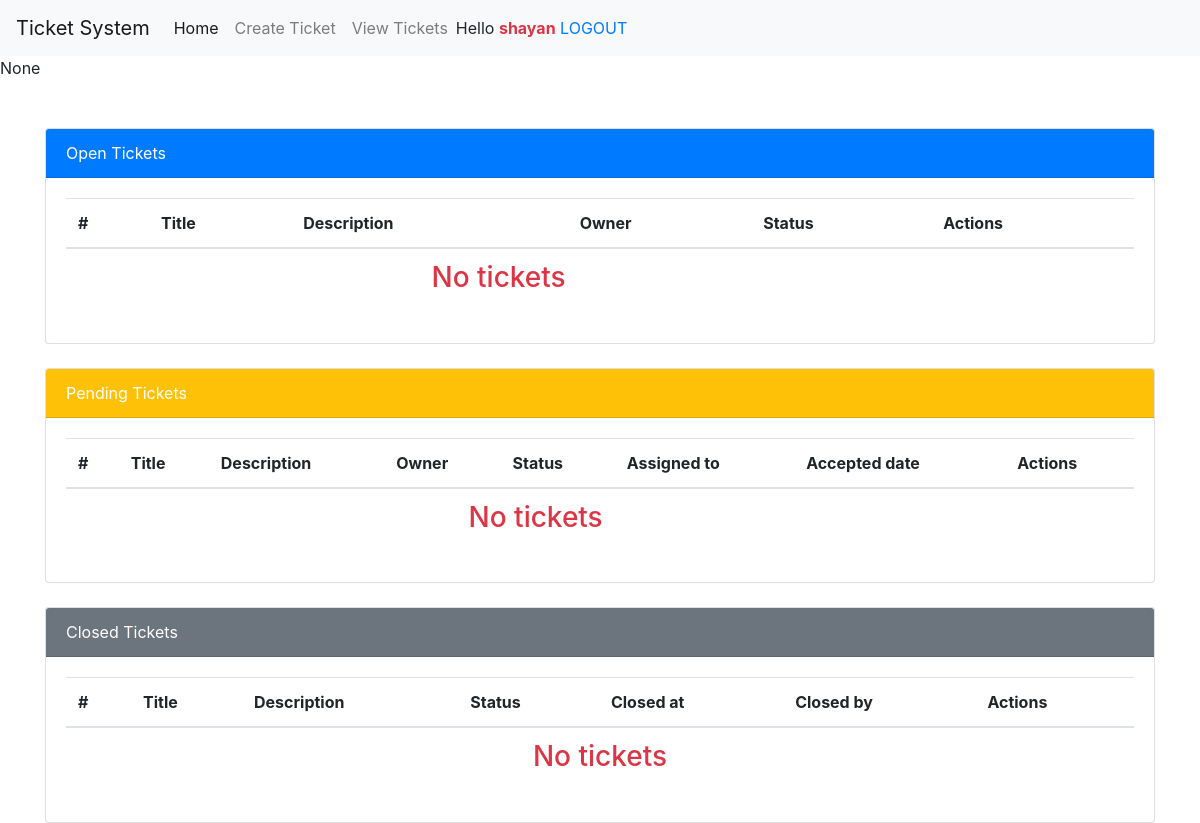
Page /tickets/ (signed in) on the earlier database version.
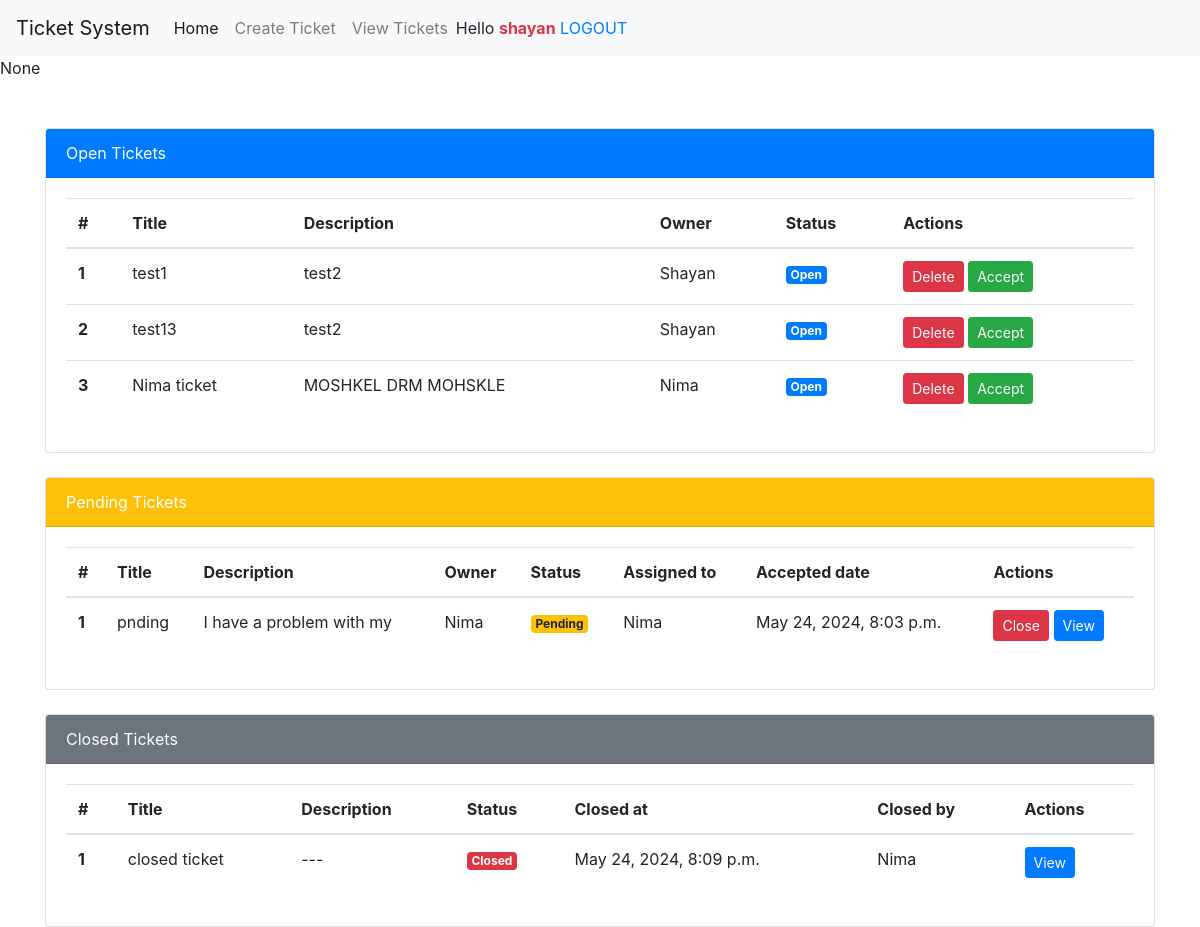
Same page on the later database version.
### tickets/models.py (models this page shows, shortened)
class Ticket(models.Model):
    STATUS_CHOICES = (
        ('Pending', 'Pending'),
        ('Closed', 'Closed'),
        ('Open', 'Open'),
    )
    title = models.CharField(max_length=300, blank=False, null=False, verbose_name="Title")
    user = models.ForeignKey(get_user_model(), on_delete=models.CASCADE, related_name="tickets")
    description = models.TextField(blank=False, null=False, verbose_name="Description")
    assigned_to = models.ForeignKey(get_user_model(), on_delete=models.PROTECT, related_name='assignments', blank=True,
                                    null=True, verbose_name="Assigned to")
    created_at = models.DateTimeField(auto_now_add=True, verbose_name="Created at")
    accepted_at = models.DateTimeField(blank=True, null=True, verbose_name="Accepted at")
    closed_at = models.DateTimeField(blank=True, null=True, verbose_name="Closed at")
    closed_by = models.ForeignKey(get_user_model(), on_delete=models.SET_NULL, null=True,blank=True, related_name="closed_tickets", verbose_name="closed by")
    status = models.CharField(max_length=7, choices=STATUS_CHOICES, default="Open", verbose_name="Status")

### tickets/views.py (the view, shortened to what this page needs)
# urls.py: path('tickets/', views.TicketListView.as_view(), name='tickets_list'),
class TicketListView(LoginRequiredMixin, generic.ListView):
    template_name = 'tickets/ticket_list.html'
    context_object_name = 'tickets'
    model = Ticket
    def get_context_data(self, **kwargs):
        context = super().get_context_data(**kwargs)
        if self.request.user.groups.filter(name='Admin').exists() or self.request.user.is_superuser:
            context['open_tickets'] = Ticket.objects.filter(status='Open')
            context['pending_tickets'] = Ticket.objects.filter(status='Pending')
            context['closed_tickets'] = Ticket.objects.filter(status='Closed')
            context['role'] = self.request.user.groups.first()
        return context

### tickets/templates/tickets/ticket_list.html (shortened to what this page needs)
{% extends '__base.html' %}
{% block content %}
    {{ role }}
    <div class="container mt-5">
        <div class="card mb-4">
            <div class="card-header bg-primary text-white">
                Open Tickets
            </div>
            <div class="card-body">
                <table class="table table-hover">
                    <thead>
                    <tr>
                        <th scope="col">#</th>
                        <th scope="col">Title</th>
                        <th scope="col">Description</th>
                        {% if user.is_staff or 'Admin' in user.groups.all %}
                            <th scope="col">Owner</th>
                        {% endif %}
                        <th scope="col">Status</th>
                        <th scope="col">Actions</th>
                    </tr>
                    </thead>
                    <tbody>
                    {% if open_tickets %}
                        {% for ticket in open_tickets %}
                            <tr>
                                <th scope="row">{{ forloop.counter }}</th>
                                <td>{{ ticket.title }}</td>
                                <td>{{ ticket.description }}</td>
                                {% if user.is_staff or 'Admin' in user.groups.all %}
                                    <td>{{ ticket.user|capfirst }}</td>
                                {% endif %}
                                <td><span class="badge badge-primary">{{ ticket.status }}</span></td>
                                <td>
                                    {% if "Admin" in user.groups.all or user.is_superuser %}
                                        <a href="">
                                            <button class="btn btn-sm btn-danger">Delete</button>
                                        </a>
                                    {% endif %}
                                    {% if "support" in user.groups.all or  "Admin" in user.groups.all or user.is_superuser %}
                                        <a href="">
                                            <button class="btn btn-sm btn-success">Accept</button>
                                        </a>
                                    {% endif %}
                                </td>
                            </tr>
                        {% endfor %}
                    {% else %}
                        <td colspan="5" class="text-center h3 text-danger"> No tickets</td>
                    {% endif %}
                    </tbody>
                </table>
            </div>
        </div>
        <div class="card mb-4">
            <div class="card-header bg-warning text-white">
                Pending Tickets
            </div>
            <div class="card-body">
                <table class="table table-hover">
                    <thead>
                    <tr>
                        <th scope="col">#</th>
                        <th scope="col">Title</th>
                        <th scope="col">Description</th>
                        {% if user.is_staff or 'Admin' in user.groups.all %}
                            <th scope="col">Owner</th>
                        {% endif %}
                        <th scope="col">Status</th>
                        <th scope="col">Assigned to</th>
                        <th scope="col">Accepted date</th>
                        <th scope="col">Actions</th>
                    </tr>
                    </thead>
                    <tbody>
                    {% if pending_tickets %}
                        {% for ticket in pending_tickets %}
                            {% if 'Pending' in ticket.status %}
                                <tr>
                                    <th scope="row">{{ forloop.counter }}</th>
                                    <td>{{ ticket.title }}</td>
                                    <td>{{ ticket.description }}</td>
                                    {% if user.is_staff or 'Admin' in user.groups.all %}
                                        <td>{{ ticket.user|capfirst }}</td>
                                    {% endif %}
                                    <td><span class="badge badge-warning">{{ ticket.status }}</span></td>
                                    <td>{{ ticket.assigned_to|capfirst }}</td>
                                    <td>{{ ticket.accepted_at }}</td>
                                    <td>
                                        {% if "Admin" in user.groups.all or user.is_staff %}
                                            <a href="{% url 'ticket_detail' ticket.id %}">
                                                <button class="btn btn-sm btn-danger">Close</button>
                                            </a>
                                        {% endif %}
                                        <a href="{% url 'ticket_detail' ticket.id %}">
                                            <button class="btn btn-sm btn-primary">View</button>
                                        </a>
                                    </td>
                                </tr>
                            {% endif %}
                        {% endfor %}
                    {% else %}
                        <td colspan="7" class="text-center h3 text-danger"> No tickets</td>
                    {% endif %}
                    </tbody>
                </table>
            </div>
        </div>
        <div class="card">
            <div class="card-header bg-secondary text-white">
                Closed Tickets
            </div>
            <div class="card-body">
                <table class="table table-hover">
                    <thead>
                    <tr>
                        <th scope="col">#</th>
                        <th scope="col">Title</th>
                        <th scope="col">Description</th>
                        <th scope="col">Status</th>
                        <th scope="col">Closed at</th>
                        <th scope="col">Closed by</th>
                        <th scope="col">Actions</th>
                    </tr>
                    </thead>
                    <tbody>
                    {% if closed_tickets %}
                        {% for ticket in closed_tickets %}
                            {% if 'Closed' in ticket.status %}
                                <tr>
                                    <th scope="row">{{ forloop.counter }}</th>
                                    <td>{{ ticket.title }}</td>
                                    <td>{{ ticket.description }}</td>
                                    <td><span class="badge badge-danger">{{ ticket.status }}</span></td>
                                    <td>{{ ticket.closed_at }}</td>
                                    <td>{{ ticket.closed_by|capfirst }}</td>
                                    <td>
                                        <a href="{% url 'ticket_detail' ticket.id %}">
                                            <button class="btn btn-sm btn-primary">View</button>
                                        </a>
                                    </td>
                                </tr>
                            {% endif %}
                        {% endfor %}
                    {% else %}
                        <td colspan="7" class="text-center h3 text-danger"> No tickets</td>
                    {% endif %}
                    </tbody>
                </table>
            </div>
        </div>
    </div>
{% endblock %}

### templates/__base.html (shortened to what this page needs)
<!DOCTYPE html>
<html lang="en">
<head>
    <link href="https://stackpath.bootstrapcdn.com/bootstrap/4.5.2/css/bootstrap.min.css" rel="stylesheet">
</head>
<body>
<nav class="navbar navbar-expand-lg navbar-light bg-light">
    <a class="navbar-brand" href="#">Ticket System</a>
    <div class="collapse navbar-collapse" id="navbarNav">
        <ul class="navbar-nav">
            <li class="nav-item active">
                <a class="nav-link" href="{% url 'index' %}">Home <span class="sr-only">(current)</span></a>
            </li>
            <li class="nav-item">
                <a class="nav-link" href="{% url 'create_ticket' %}">Create Ticket</a>
            </li>
            <li class="nav-item">
                <a class="nav-link" href="{% url 'tickets_list' %}">View Tickets</a>
            </li>
        </ul>
        <div>
            {% if user.is_authenticated %}
                Hello <span class="text-danger font-weight-bold">{{ user.username }}</span>
                <a href="{% url 'account_logout' %}">LOGOUT</a>
            {% endif %}
        </div>
    </div>
</nav>
{% block content %}
{% endblock %}
</body>
</html>

Differences in the rows shown:
added Ticket: title "test1", description "test2", user "Shayan", status "Open"
added Ticket: title "test13", description "test2", user "Shayan", status "Open"
added Ticket: title "Nima ticket", description "MOSHKEL DRM MOHSKLE", user "Nima", status "Open"
added Ticket: title "pnding", description "I have a problem with my", user "Nima", status "Pending", assigned_to "Nima", accepted_at "May 24, 2024, 8:03 p.m."
added Ticket: title "closed ticket", description "---", status "Closed", closed_at "May 24, 2024, 8:09 p.m.", closed_by "Nima"
Other differences:
text no longer shown: "No tickets No tickets No tickets"
